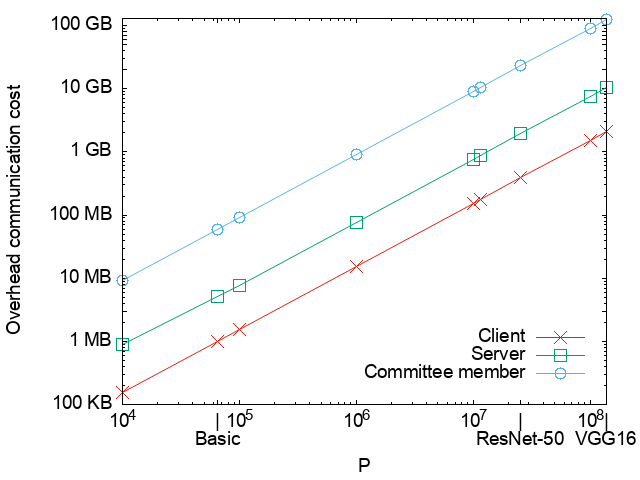

Write gnuplot code to recreate this figure.
set terminal png font "Helvetica,14" 
set output "online_comm_c5_n300.png"
set datafile sep ','
set key bottom right Right offset 0, 1
set xlabel "P" offset 0, -1
set ylabel "Overhead communication cost"
set ytics add ("100 KB" 0.1)
set ytics add ("1 MB" 1)
set ytics add ("3 MB" 3)
set ytics add ("10 MB" 10)
set ytics add ("100 MB" 100)
set ytics add ("1 GB" 1000)
set ytics add ("10 GB" 10000)
set ytics add ("" 20000)
set ytics add ("" 50000)
set ytics add ("" 60000)
set ytics add ("" 80000)
set ytics add ("100 GB" 100000)
set ytics add ("200 GB" 200000)
set xtics add ("10^4" 10000)
set xtics add ("|\nBasic" 64811)
set xtics add ("10^5" 100000)
set xtics add ("10^6" 1000000)
set xtics add ("10^7" 10000000)
# set xtics add ("|\nResNet-18" 11511784)
set xtics add ("|\nResNet-50" 25557032)
set xtics add ("10^8" 100000000)
set xtics add ("|\nVGG16" 138357544)
set log y
set log x
# set xtics rotate by 90 right

# x=p, for committee_size=5 and p=100
plot [9999:138357545][:130001] '../online_comm/online_comm.csv' every ::144::152 using 3:($4-$7) title 'Client' with linespoints pt 2 ps 2 lc 7, \
             '../online_comm/online_comm.csv' every ::144::152 using 3:($5-$8) title 'Server' with linespoints pt 4 ps 2 lc 2, \
             '../online_comm/online_comm.csv' every ::144::152 using 3:6 title 'Committee member' with linespoints pt 6 ps 2 lc 3
